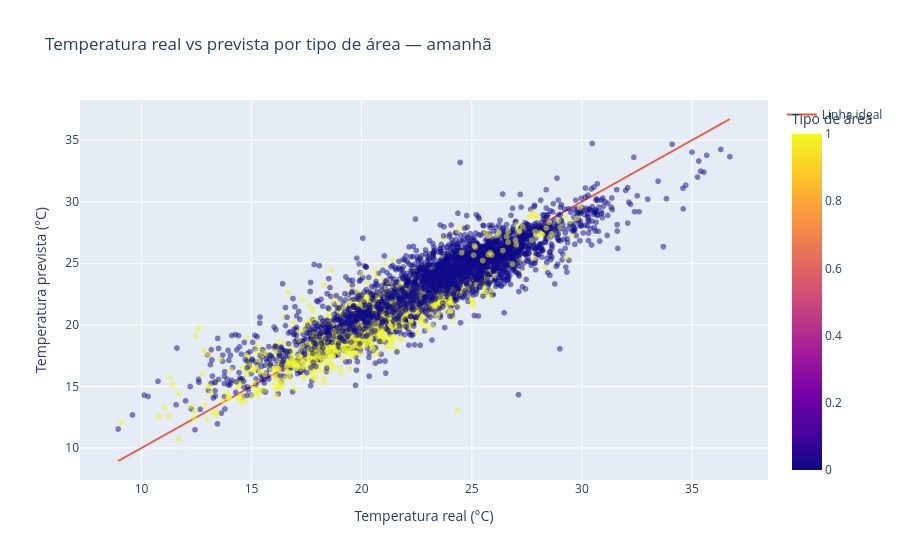

Notebook source saved alongside this figure:
### Markdown cell above
## 17. Real vs previsto por tipo de área

Este gráfico compara a temperatura real com a temperatura prevista.

Quanto mais próximos os pontos estiverem da linha ideal, melhor é o desempenho do modelo.

- Pontos acima da linha: o modelo superestimou a temperatura.
- Pontos abaixo da linha: o modelo subestimou a temperatura.

Para manter o gráfico leve, a consulta abaixo usa uma amostra limitada da base de teste.

### Code cell
comparacao_tipo_area_amanha = spark.sql(f"""
    SELECT
        tipo_area_idx,
        {coluna_alvo_amanha} AS real,
        prediction AS previsto
    FROM pred_amanha_ctx
    WHERE tipo_area_idx IS NOT NULL
      AND {coluna_alvo_amanha} IS NOT NULL
      AND prediction IS NOT NULL
    LIMIT 5000
""")

comparacao_tipo_area_amanha_plot = spark_df_para_dicts(comparacao_tipo_area_amanha)

valores_reais = coluna_lista(comparacao_tipo_area_amanha_plot, "real")
valores_previstos = coluna_lista(comparacao_tipo_area_amanha_plot, "previsto")

min_val = min(min(valores_reais), min(valores_previstos))
max_val = max(max(valores_reais), max(valores_previstos))

fig = px.scatter(
    comparacao_tipo_area_amanha_plot,
    x="real",
    y="previsto",
    color="tipo_area_idx",
    opacity=0.5,
    title="Temperatura real vs prevista por tipo de área — amanhã",
    labels={
        "real": "Temperatura real (°C)",
        "previsto": "Temperatura prevista (°C)",
        "tipo_area_idx": "Tipo de área"
    }
)

fig.add_trace(
    go.Scatter(
        x=[min_val, max_val],
        y=[min_val, max_val],
        mode="lines",
        name="Linha ideal"
    )
)

fig.show()

### Figure 1 — Plotly figure (JSON) as saved in the notebook; plotly's stock layout.template omitted (floating-point values rounded to 4 significant figures; data arrays with more than 128 entries replaced by an {"elided": "..."} marker saying what was removed)
{"data": [{"hovertemplate": "Temperatura real (°C)=%{x}<br>Temperatura prevista (°C)=%{y}<br>Tipo de área=%{marker.color}<extra></extra>", "legendgroup": "", "marker": {"color": {"elided": "5000 float values"}, "coloraxis": "coloraxis", "opacity": 0.5, "symbol": "circle"}, "mode": "markers", "name": "", "showlegend": false, "type": "scattergl", "x": {"elided": "5000 float values"}, "xaxis": "x", "y": {"elided": "5000 float values"}, "yaxis": "y"}, {"mode": "lines", "name": "Linha ideal", "type": "scatter", "x": [8.94, 36.72], "y": [8.94, 36.72]}], "layout": {"coloraxis": {"colorbar": {"title": {"text": "Tipo de área"}}, "colorscale": [[0, "#0d0887"], [0.1111, "#46039f"], [0.2222, "#7201a8"], [0.3333, "#9c179e"], [0.4444, "#bd3786"], [0.5556, "#d8576b"], [0.6667, "#ed7953"], [0.7778, "#fb9f3a"], [0.8889, "#fdca26"], [1, "#f0f921"]]}, "legend": {"tracegroupgap": 0}, "title": {"text": "Temperatura real vs prevista por tipo de área — amanhã"}, "xaxis": {"anchor": "y", "domain": [0, 1], "title": {"text": "Temperatura real (°C)"}}, "yaxis": {"anchor": "x", "domain": [0, 1], "title": {"text": "Temperatura prevista (°C)"}}}}
